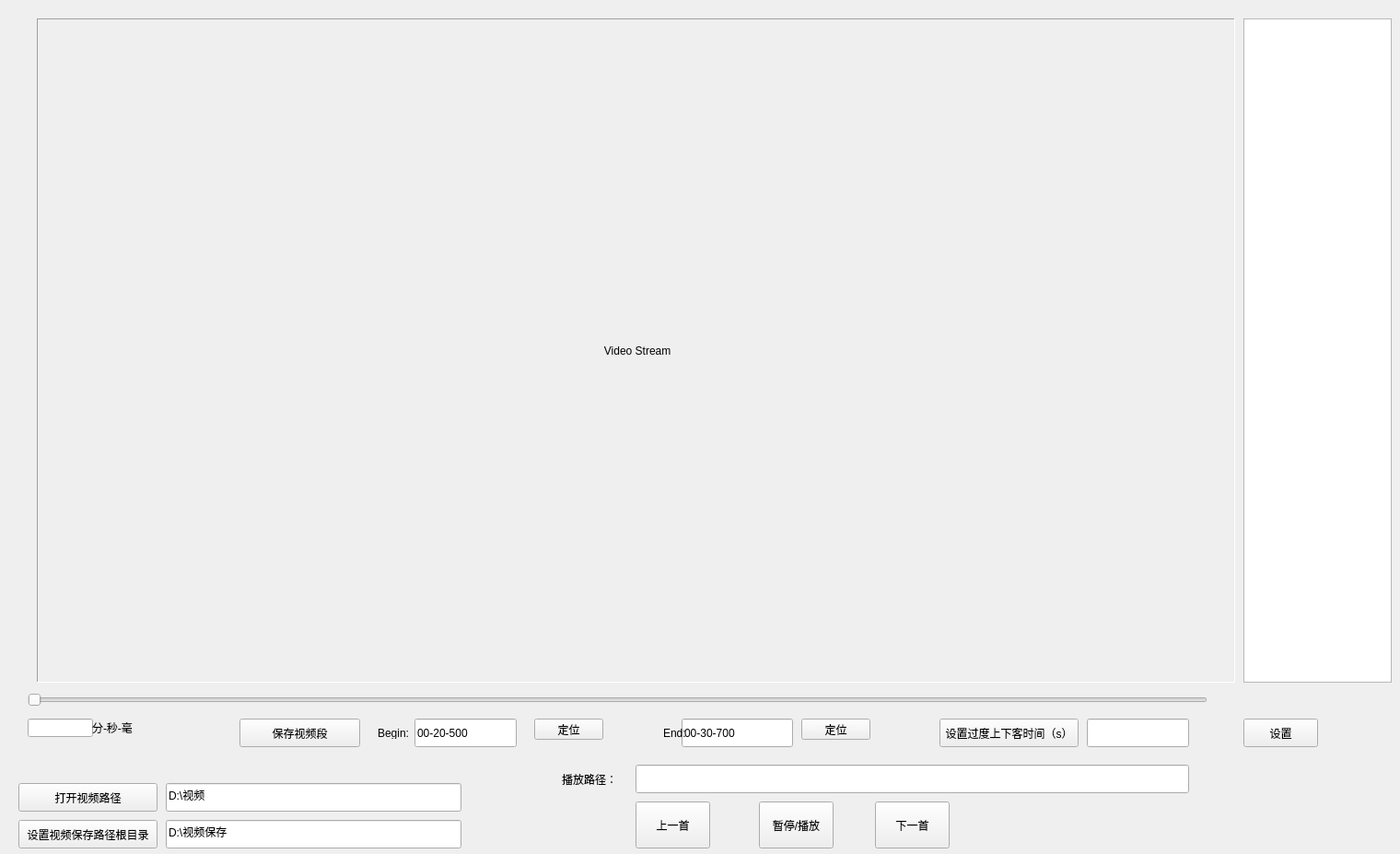
<?xml version="1.0" encoding="UTF-8"?>
<ui version="4.0">
 <class>Widget</class>
 <widget class="QWidget" name="Widget">
  <property name="geometry">
   <rect>
    <x>0</x>
    <y>0</y>
    <width>1520</width>
    <height>927</height>
   </rect>
  </property>
  <property name="windowTitle">
   <string>Widget</string>
  </property>
  <widget class="QLabel" name="labelVideo">
   <property name="geometry">
    <rect>
     <x>40</x>
     <y>20</y>
     <width>1301</width>
     <height>721</height>
    </rect>
   </property>
   <property name="minimumSize">
    <size>
     <width>300</width>
     <height>310</height>
    </size>
   </property>
   <property name="frameShape">
    <enum>QFrame::Panel</enum>
   </property>
   <property name="frameShadow">
    <enum>QFrame::Sunken</enum>
   </property>
   <property name="text">
    <string> Video Stream</string>
   </property>
   <property name="alignment">
    <set>Qt::AlignCenter</set>
   </property>
  </widget>
  <widget class="QPushButton" name="pushButtonOpen">
   <property name="geometry">
    <rect>
     <x>20</x>
     <y>850</y>
     <width>151</width>
     <height>31</height>
    </rect>
   </property>
   <property name="text">
    <string>打开视频路径</string>
   </property>
  </widget>
  <widget class="QPushButton" name="pushButtonSavePath">
   <property name="geometry">
    <rect>
     <x>20</x>
     <y>890</y>
     <width>151</width>
     <height>31</height>
    </rect>
   </property>
   <property name="text">
    <string>设置视频保存路径根目录</string>
   </property>
  </widget>
  <widget class="QListWidget" name="listWidget">
   <property name="geometry">
    <rect>
     <x>1350</x>
     <y>20</y>
     <width>161</width>
     <height>721</height>
    </rect>
   </property>
  </widget>
  <widget class="QLineEdit" name="lineEditOpen">
   <property name="geometry">
    <rect>
     <x>180</x>
     <y>850</y>
     <width>321</width>
     <height>31</height>
    </rect>
   </property>
   <property name="text">
    <string>D:\视频</string>
   </property>
  </widget>
  <widget class="QLineEdit" name="lineEditSave">
   <property name="geometry">
    <rect>
     <x>180</x>
     <y>890</y>
     <width>321</width>
     <height>31</height>
    </rect>
   </property>
   <property name="text">
    <string>D:\视频保存</string>
   </property>
  </widget>
  <widget class="QSlider" name="horizontalSlider">
   <property name="geometry">
    <rect>
     <x>30</x>
     <y>750</y>
     <width>1281</width>
     <height>20</height>
    </rect>
   </property>
   <property name="orientation">
    <enum>Qt::Horizontal</enum>
   </property>
  </widget>
  <widget class="QPushButton" name="pushButtonSavePicture">
   <property name="geometry">
    <rect>
     <x>260</x>
     <y>780</y>
     <width>131</width>
     <height>31</height>
    </rect>
   </property>
   <property name="text">
    <string>保存视频段</string>
   </property>
  </widget>
  <widget class="QLineEdit" name="lineEditProcess">
   <property name="geometry">
    <rect>
     <x>30</x>
     <y>780</y>
     <width>71</width>
     <height>20</height>
    </rect>
   </property>
  </widget>
  <widget class="QLineEdit" name="lineEditBegin">
   <property name="geometry">
    <rect>
     <x>450</x>
     <y>780</y>
     <width>111</width>
     <height>31</height>
    </rect>
   </property>
   <property name="text">
    <string>00-20-500</string>
   </property>
  </widget>
  <widget class="QLineEdit" name="lineEditEnd">
   <property name="geometry">
    <rect>
     <x>740</x>
     <y>780</y>
     <width>121</width>
     <height>31</height>
    </rect>
   </property>
   <property name="text">
    <string>00-30-700</string>
   </property>
  </widget>
  <widget class="QLabel" name="label">
   <property name="geometry">
    <rect>
     <x>410</x>
     <y>790</y>
     <width>54</width>
     <height>12</height>
    </rect>
   </property>
   <property name="text">
    <string>Begin:</string>
   </property>
  </widget>
  <widget class="QLabel" name="label_2">
   <property name="geometry">
    <rect>
     <x>720</x>
     <y>790</y>
     <width>54</width>
     <height>12</height>
    </rect>
   </property>
   <property name="text">
    <string>End:</string>
   </property>
  </widget>
  <widget class="QLabel" name="label_3">
   <property name="geometry">
    <rect>
     <x>100</x>
     <y>780</y>
     <width>51</width>
     <height>20</height>
    </rect>
   </property>
   <property name="text">
    <string>分-秒-毫</string>
   </property>
  </widget>
  <widget class="QPushButton" name="pushButtonDingWeiStart">
   <property name="geometry">
    <rect>
     <x>580</x>
     <y>780</y>
     <width>75</width>
     <height>23</height>
    </rect>
   </property>
   <property name="text">
    <string>定位</string>
   </property>
  </widget>
  <widget class="QPushButton" name="pushButtonDingWeiEnd">
   <property name="geometry">
    <rect>
     <x>870</x>
     <y>780</y>
     <width>75</width>
     <height>23</height>
    </rect>
   </property>
   <property name="text">
    <string>定位</string>
   </property>
  </widget>
  <widget class="QWidget" name="layoutWidget">
   <property name="geometry">
    <rect>
     <x>260</x>
     <y>820</y>
     <width>271</width>
     <height>18</height>
    </rect>
   </property>
   <layout class="QHBoxLayout" name="horizontalLayout_2">
    <item>
     <widget class="QRadioButton" name="radioLR">
      <property name="text">
       <string>L and R</string>
      </property>
      <property name="checked">
       <bool>true</bool>
      </property>
     </widget>
    </item>
    <item>
     <widget class="QRadioButton" name="radioLeft">
      <property name="text">
       <string>L</string>
      </property>
     </widget>
    </item>
    <item>
     <widget class="QRadioButton" name="radioRight">
      <property name="text">
       <string>R</string>
      </property>
     </widget>
    </item>
   </layout>
  </widget>
  <widget class="QLineEdit" name="lineEditSetGDTime">
   <property name="geometry">
    <rect>
     <x>1180</x>
     <y>780</y>
     <width>111</width>
     <height>31</height>
    </rect>
   </property>
  </widget>
  <widget class="QPushButton" name="pushButtonSetGDTime">
   <property name="geometry">
    <rect>
     <x>1020</x>
     <y>780</y>
     <width>151</width>
     <height>31</height>
    </rect>
   </property>
   <property name="text">
    <string>设置过度上下客时间（s）</string>
   </property>
  </widget>
  <widget class="QPushButton" name="pushButtonPlay">
   <property name="geometry">
    <rect>
     <x>824</x>
     <y>870</y>
     <width>81</width>
     <height>51</height>
    </rect>
   </property>
   <property name="text">
    <string>暂停/播放</string>
   </property>
  </widget>
  <widget class="QPushButton" name="pushButtonLast">
   <property name="geometry">
    <rect>
     <x>690</x>
     <y>870</y>
     <width>81</width>
     <height>51</height>
    </rect>
   </property>
   <property name="text">
    <string>上一首</string>
   </property>
  </widget>
  <widget class="QPushButton" name="pushButtonNext">
   <property name="geometry">
    <rect>
     <x>950</x>
     <y>870</y>
     <width>81</width>
     <height>51</height>
    </rect>
   </property>
   <property name="text">
    <string>下一首</string>
   </property>
  </widget>
  <widget class="QLineEdit" name="lineEdit">
   <property name="geometry">
    <rect>
     <x>690</x>
     <y>830</y>
     <width>601</width>
     <height>31</height>
    </rect>
   </property>
  </widget>
  <widget class="QLabel" name="label_4">
   <property name="geometry">
    <rect>
     <x>610</x>
     <y>830</y>
     <width>71</width>
     <height>31</height>
    </rect>
   </property>
   <property name="text">
    <string>播放路径：</string>
   </property>
  </widget>
  <widget class="QPushButton" name="pushButtonSetting">
   <property name="geometry">
    <rect>
     <x>1350</x>
     <y>780</y>
     <width>81</width>
     <height>31</height>
    </rect>
   </property>
   <property name="text">
    <string>设置</string>
   </property>
  </widget>
 </widget>
 <layoutdefault spacing="6" margin="11"/>
 <resources/>
 <connections/>
</ui>
